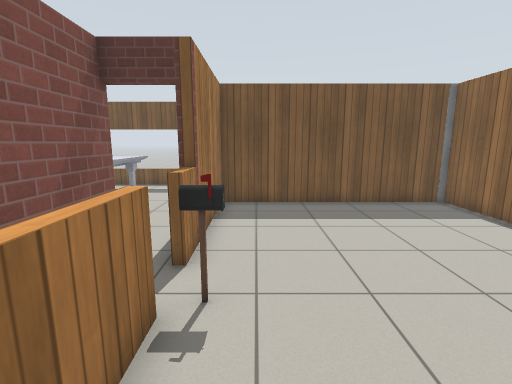
view 1 (above)

23 first-person views from a walk through a robot-simulator world made for Gazebo. The camera is 1.3 m above the floor, tilts 10° down and sees 85° across. The floor is counted in squares, 0.5 m on a side. Each view is taken from the middle of a square. On the plan, view 1 faces up. The plan holds only what a view shows up to about 19 squares ahead; the rest is blank. Robots are left out. Gazebo's built-in surfaces are drawn with simple patterns.

view 2
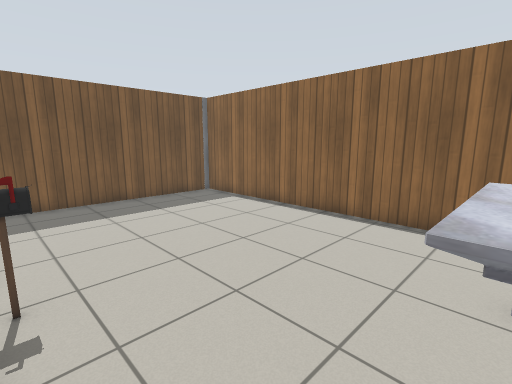

view 3
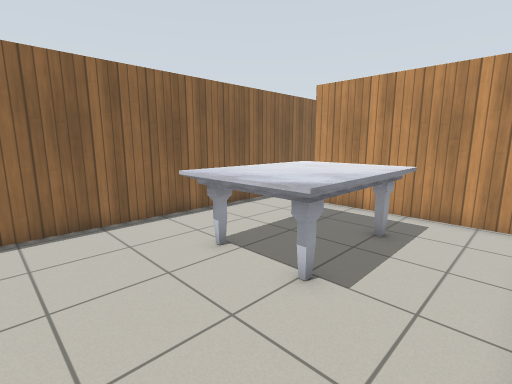

view 4
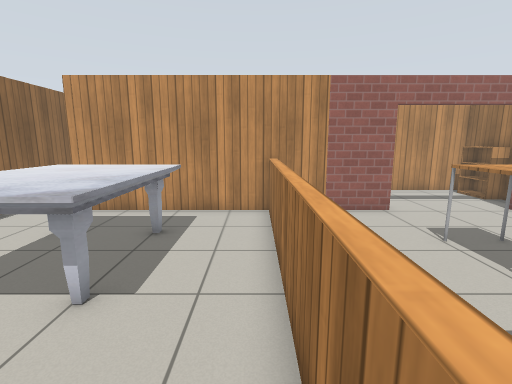

view 5
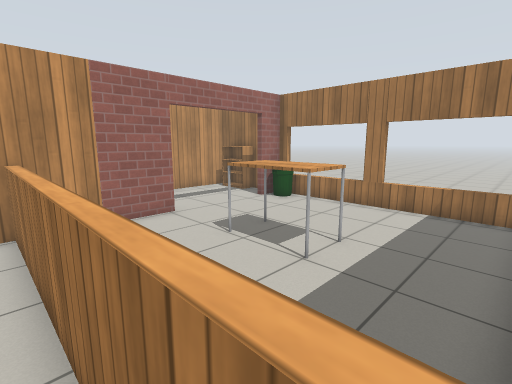

view 6
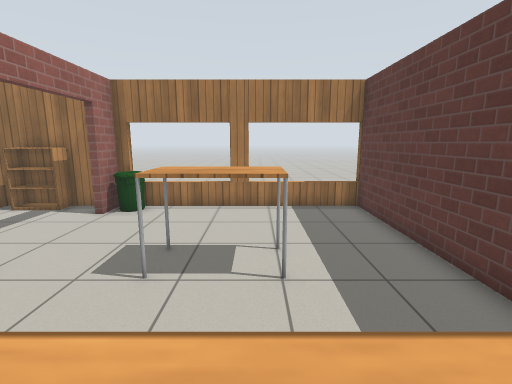

view 7
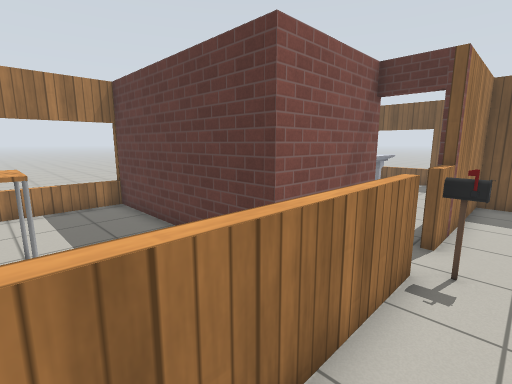

view 8
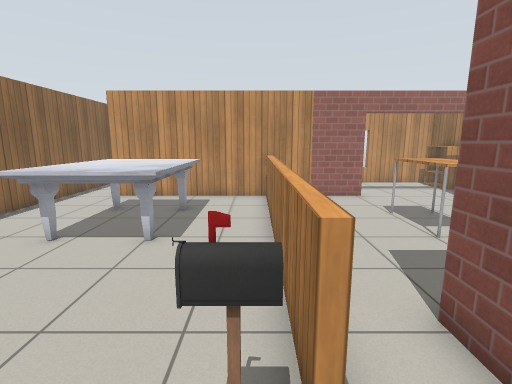

view 9
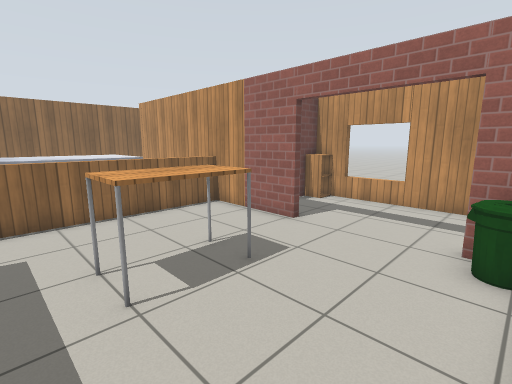

view 10
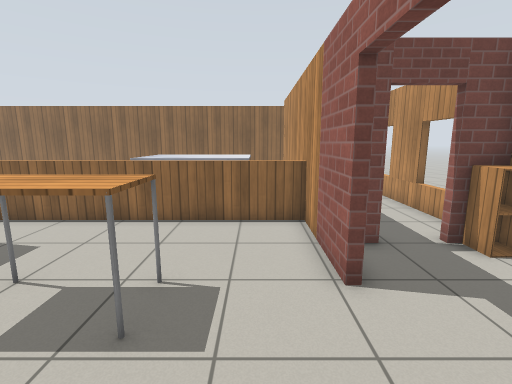

view 11
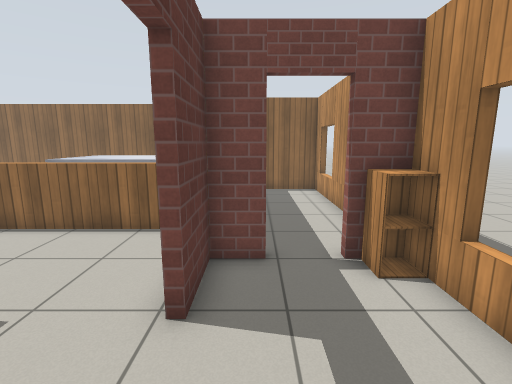

view 12
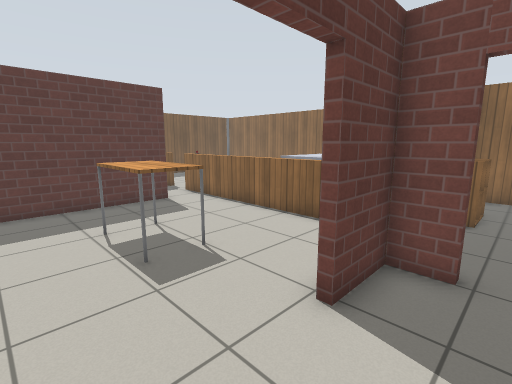

view 13
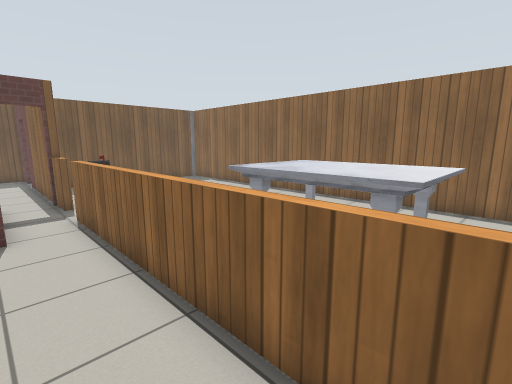

view 14
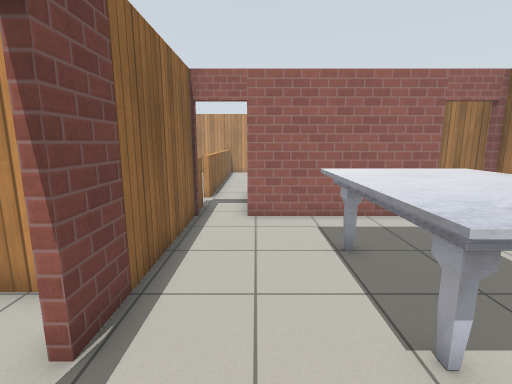

view 15
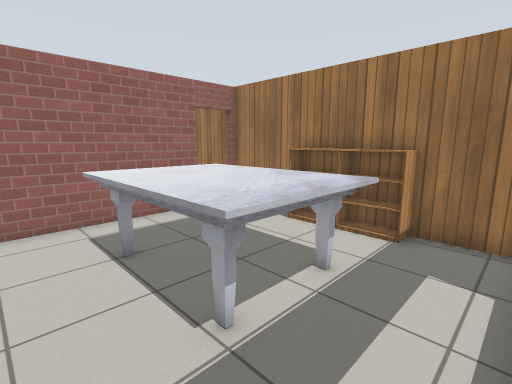

view 16
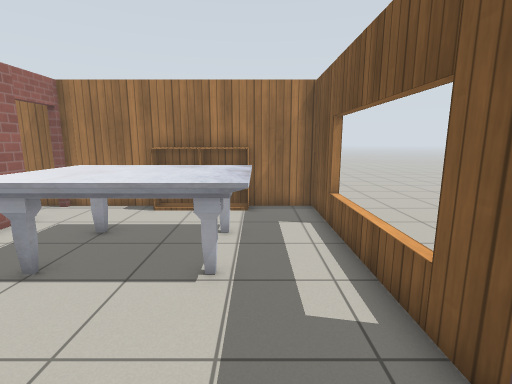

view 17
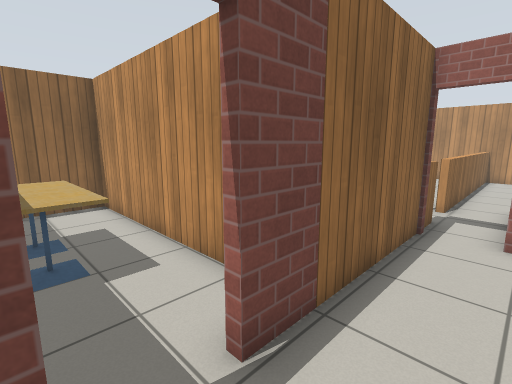

view 18
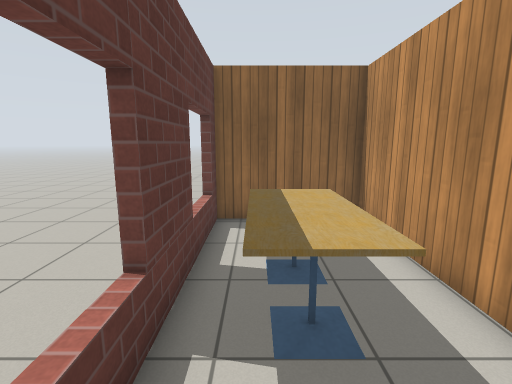

view 19
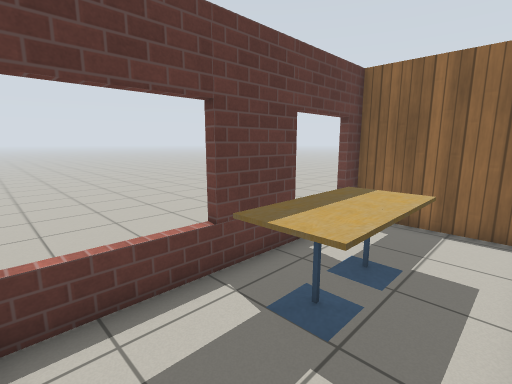

view 20
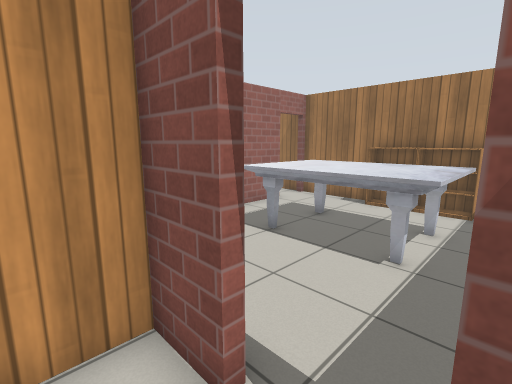

view 21
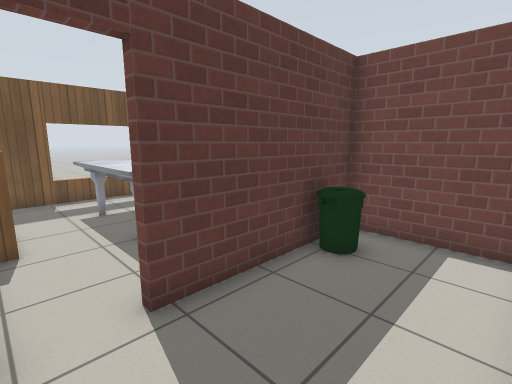

view 22
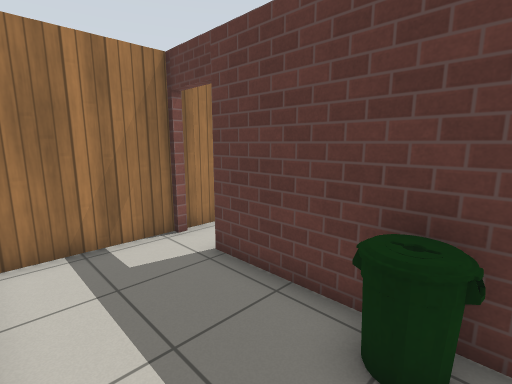

view 23
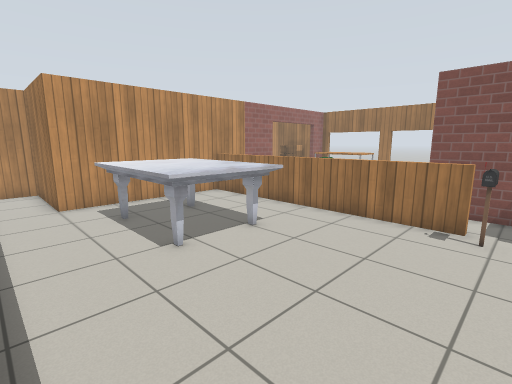

### Floor plan
Ten units are one square. View 1 is at (0, 0); x grows to the right and y downward. Boxes are objects, and circles mark ways between rooms. Rooms are numbered by the first view taken in them; rooms with no view inside come last. Other rooms are left out.
<svg viewBox="-132 -183 221 316">
<path fill="none" stroke="#000" d="M-14 -70 -20 -70M24 77 60 77 60 124 74 124M-21 77 6 77M84 123 83 -121 -15 -121 -15 -56M-15 -39 -15 78M-63 77 -21 77M-124 -24 -124 77 -110 77M-18 -56 -18 -71M-37 -73 -37 -23 -127 -23M-18 78 -18 -39M-15 -56 -18 -56M-83 123 -83 128M-56 128 -56 123M-40 115 -40 110M-40 92 -40 80 -63 80M-124 116 -124 124 -55 124M-124 86 -124 94M-98 -178 -98 -173M-104 -73 -37 -73M-18 -157 -18 -173 -124 -173 -124 -72M-18 -71 -18 -141M22 -173 22 -178M-15 -141 -15 -124 83 -124 83 -173 -11 -173M75 -173 75 -178M-124 -70 -124 -31M-40 -31 -40 -70 -104 -70M0 128 0 123M-19 124 57 124 57 80M46 128 46 123"/>
<rect x="-15" y="-45" width="10" height="10" fill="#bbb"><title>postbox</title></rect>
<rect x="15" y="5" width="40" height="50" fill="#bbb"><title>marble table</title></rect>
<rect x="-125" y="65" width="20" height="10" fill="#bbb"><title>bin</title></rect>
<rect x="-75" y="15" width="20" height="30" fill="#bbb"><title>table</title></rect>
<rect x="-125" y="95" width="10" height="20" fill="#bbb"><title>bookshelf</title></rect>
<rect x="-55" y="115" width="20" height="10" fill="#bbb"><title>cabinet</title></rect>
<rect x="-125" y="-125" width="10" height="20" fill="#bbb"><title>bookshelf</title></rect>
<rect x="-125" y="-145" width="10" height="20" fill="#bbb"><title>bookshelf</title></rect>
<rect x="-95" y="-155" width="40" height="60" fill="#bbb"><title>marble table</title></rect>
<rect x="15" y="-165" width="20" height="20" fill="#bbb"><title>cafe table</title></rect>
<rect x="35" y="-165" width="20" height="20" fill="#bbb"><title>cafe table</title></rect>
<rect x="-65" y="-65" width="10" height="10" fill="#bbb"><title>bin</title></rect>
<rect x="5" y="75" width="10" height="20" fill="#bbb"><title>cabinet</title></rect>
<rect x="15" y="75" width="10" height="20" fill="#bbb"><title>cabinet</title></rect>
<circle cx="-20" cy="-50" r="3" fill="#2a7"/>
<circle cx="-25" cy="-70" r="3" fill="#2a7"/>
<circle cx="-90" cy="80" r="3" fill="#2a7"/>
<circle cx="-40" cy="105" r="3" fill="#2a7"/>
<circle cx="-20" cy="-145" r="3" fill="#2a7"/>
<circle cx="-115" cy="-70" r="3" fill="#2a7"/>
<text x="40" y="-10">1</text>
<text x="-70" y="30">2</text>
<text x="-80" y="110">3</text>
<text x="-80" y="-130">4</text>
<text x="30" y="-150">5</text>
<text x="-90" y="-50">6</text>
<text x="10" y="100">7</text>
</svg>
Room 1 opens to room 2. Room 1 opens to room 4. Room 2 opens to room 3. Room 3 opens to room 7. Room 4 opens to room 5. Room 4 opens to room 6.

Where each view was taken, in squares from view 1:
view 1: 0 up, 0 right, facing up
view 2: 1 down, 1 left, facing up-right
view 3: 3 up, 1 left, facing down-right
view 4: 3 up, 1 left, facing down
view 5: 2 up, 1 left, facing down-left
view 6: 2 down, 1 left, facing left
view 7: 2 down, 0 right, facing up-left
view 8: 6 up, 1 left, facing down
view 9: 0 up, 12 left, facing down-right
view 10: 6 down, 11 left, facing right
view 11: 9 down, 10 left, facing right
view 12: 10 down, 10 left, facing up-right
view 13: 7 down, 4 left, facing up-right
view 14: 17 up, 4 left, facing down
view 15: 17 up, 4 left, facing down-left
view 16: 15 up, 1 left, facing left
view 17: 16 up, 4 left, facing down-right
view 18: 16 up, 1 left, facing right
view 19: 13 up, 1 left, facing up-right
view 20: 16 up, 0 right, facing down-left
view 21: 3 up, 12 left, facing up-right
view 22: 3 up, 5 left, facing up-left
view 23: 5 up, 8 right, facing down-left
